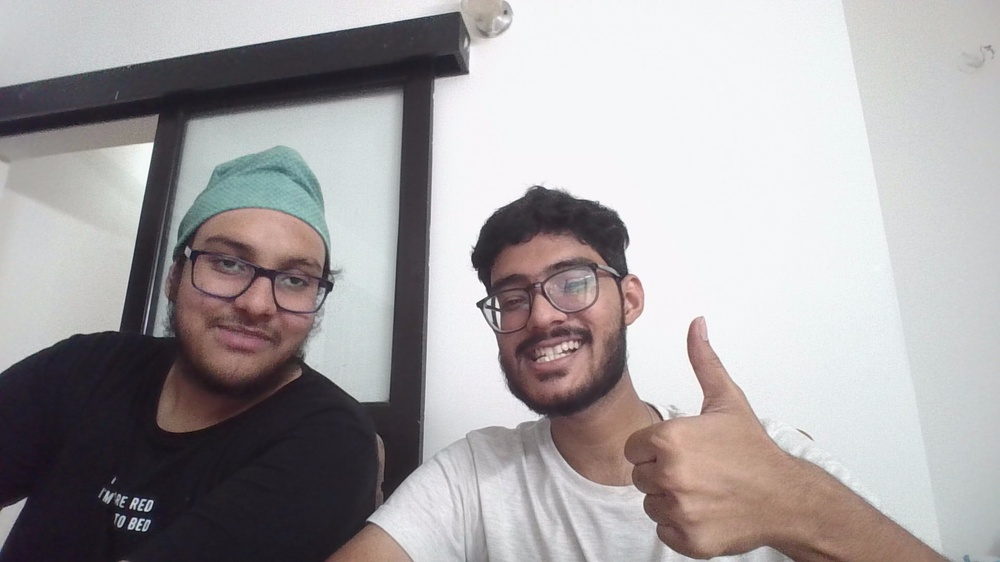
#> input picture Haar Cascade Face detection/pic1.jpg, 1000 x 562 px, shrunk from 1920 x 1080 before the run
$ python haar_cascade.py
#> lines starting #> are read from the running program, lines starting #| are printed output that depends on the picture; after the words box and inside, x2 and y2 are one past the last pixel; in counts of white or black regions, pixels touching at a corner belong together
import cv2
import matplotlib.pyplot as plt

face_cascade = cv2.CascadeClassifier('haarcascade_frontalface_default.xml')

img = cv2.imread('pic1.jpg')
#> img is the input picture: shape (562, 1000, 3); mean B, G, R 163, 161.7, 165.8
gray = cv2.cvtColor(img, cv2.COLOR_BGR2GRAY)
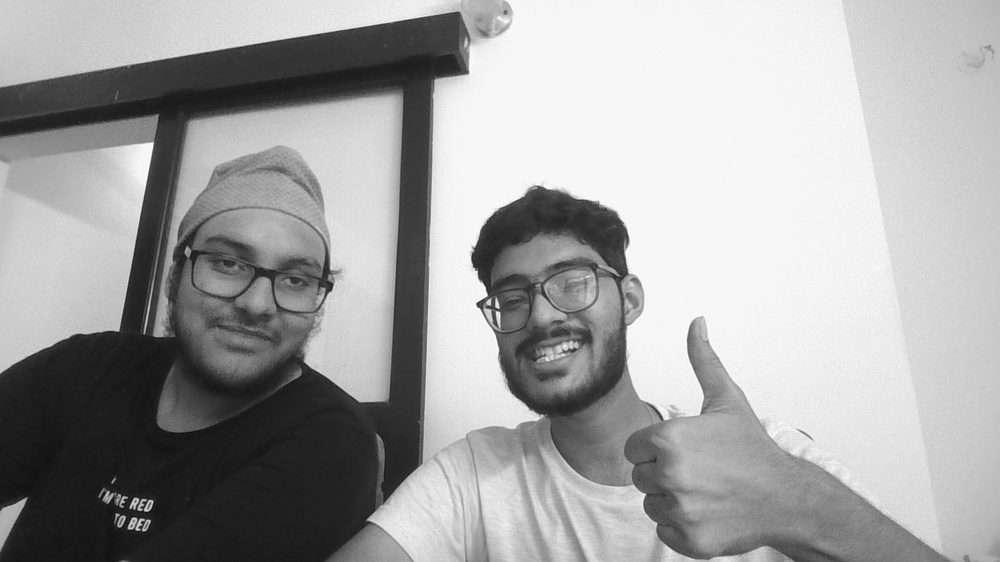
#> gray: shape (562, 1000); min 9, max 255, mean 163.1

faces = face_cascade.detectMultiScale(gray, scaleFactor=1.1, minNeighbors=5)
#> faces = [[468, 218, 162, 162], [168, 199, 183, 183]]

for (x, y, w, h) in faces:
    cv2.rectangle(img, (x, y), (x+w, y+h), (0, 255, 0), 2)
#> this loop made 2 passes
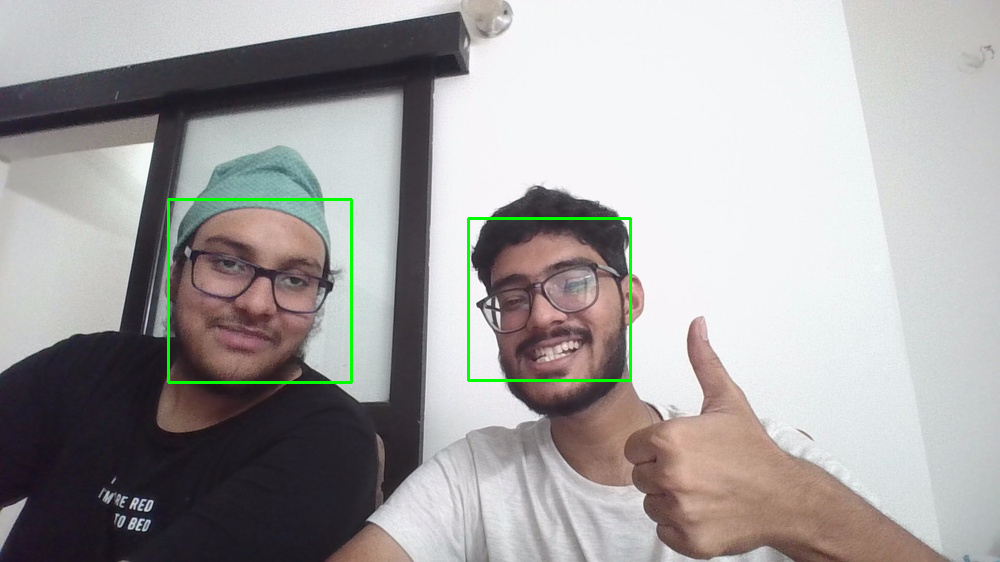
#> img: shape (562, 1000, 3); 0.74% of pixels changed, all inside (x1, y1, x2, y2) = (167, 198, 632, 384)
plt.imshow(cv2.cvtColor(img, cv2.COLOR_BGR2RGB))

$ run again, with Haar Cascade Face detection/pic2.jpg copied over Haar Cascade Face detection/pic1.jpg
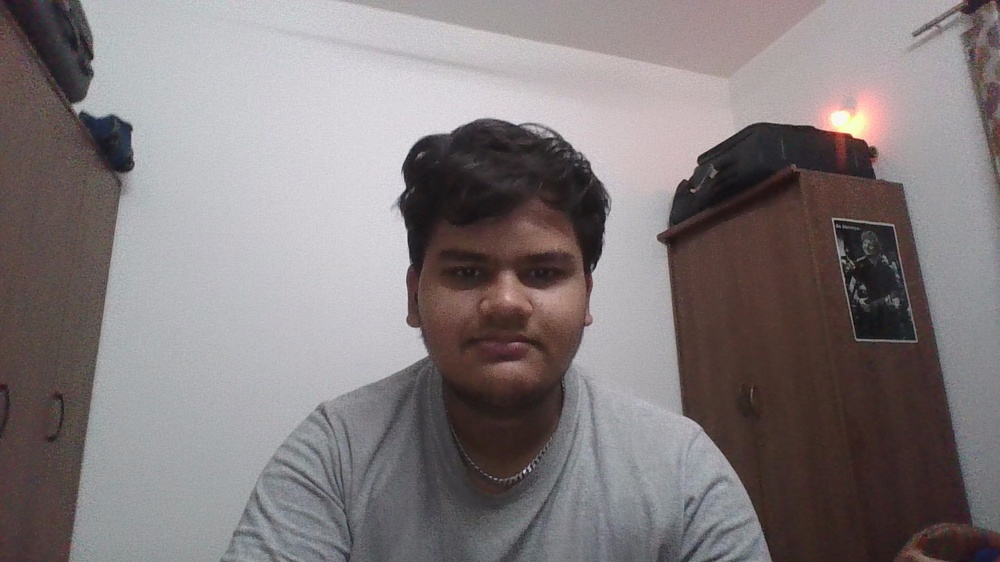
#> input picture Haar Cascade Face detection/pic2.jpg, 1000 x 562 px, shrunk from 1920 x 1080 before the run
#> img is the input picture: shape (562, 1000, 3); mean B, G, R 124.1, 122.8, 130.4
#> `gray = cv2.cvtColor(img, cv2.COLOR_BGR2GRAY)`:
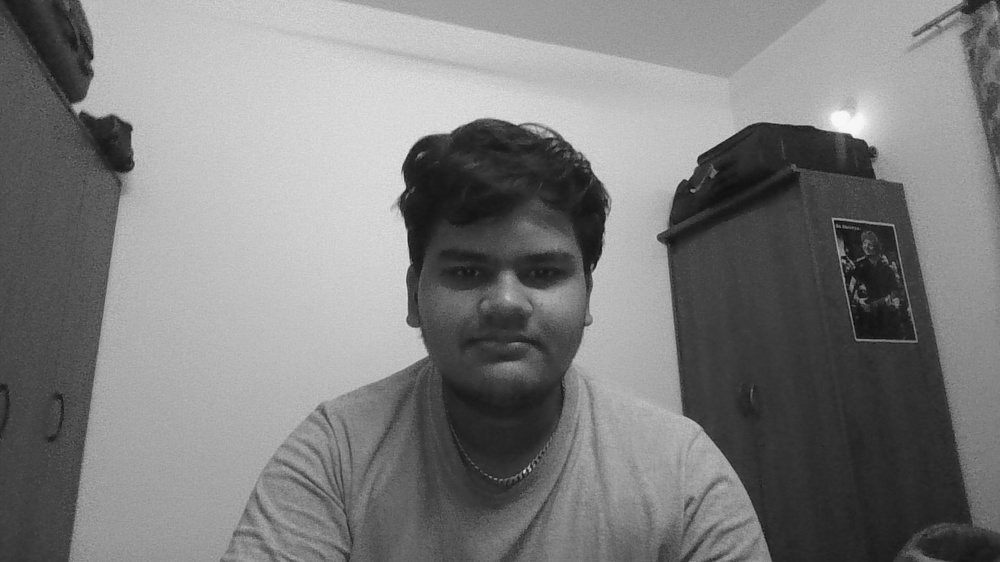
#> gray: shape (562, 1000); min 7, max 250, mean 125.2
#> faces = [[410, 195, 200, 200]]
#> the loop `for (x, y, w, h) in faces:` made 1 pass
#> after the loop `for (x, y, w, h) in faces:`:
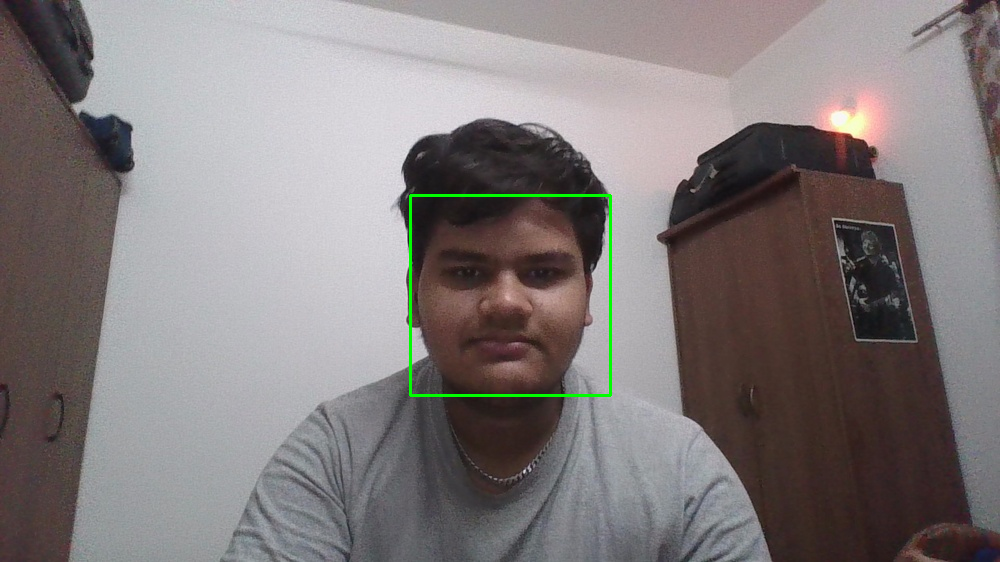
#> img: shape (562, 1000, 3); 0.43% of pixels changed, all inside (x1, y1, x2, y2) = (409, 194, 612, 397)

$ run again, with Haar Cascade Face detection/pic3.jpg copied over Haar Cascade Face detection/pic1.jpg
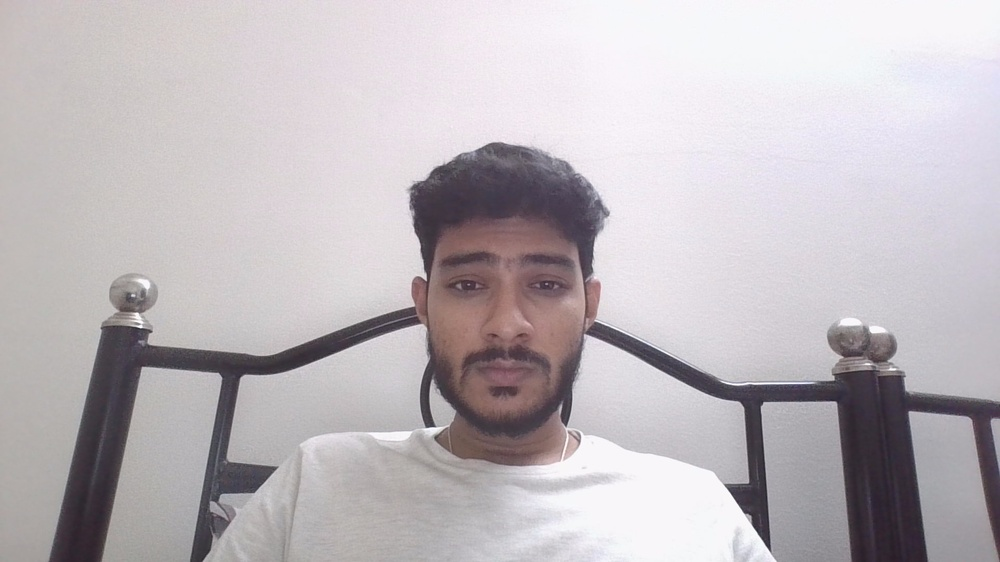
#> input picture Haar Cascade Face detection/pic3.jpg, 1000 x 562 px, shrunk from 1920 x 1080 before the run
#> img is the input picture: shape (562, 1000, 3); mean B, G, R 188.7, 184.5, 190.5
#> `gray = cv2.cvtColor(img, cv2.COLOR_BGR2GRAY)`:
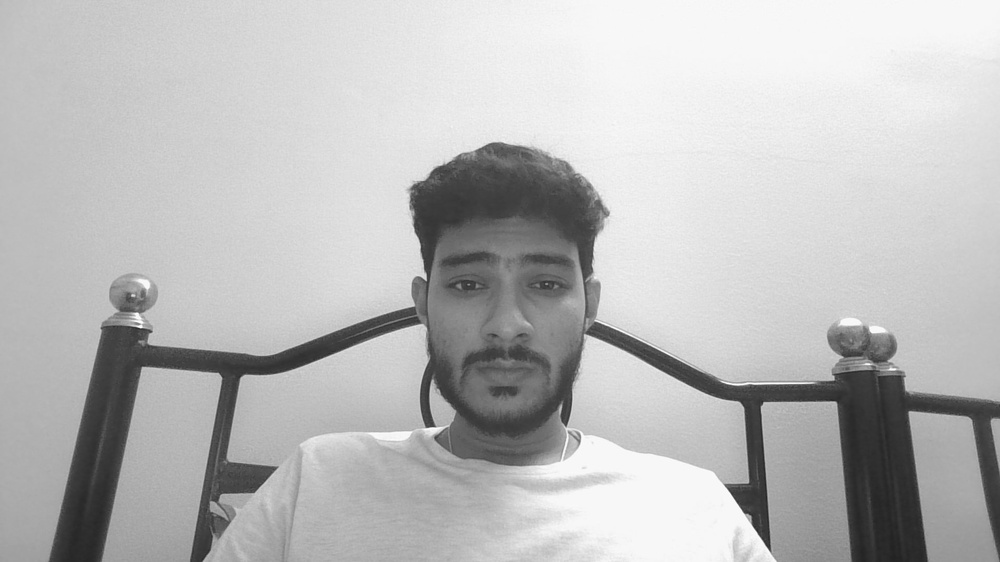
#> gray: shape (562, 1000); min 34, max 255, mean 186.8
#> faces = [[407, 211, 202, 202]]
#> the loop `for (x, y, w, h) in faces:` made 1 pass
#> after the loop `for (x, y, w, h) in faces:`:
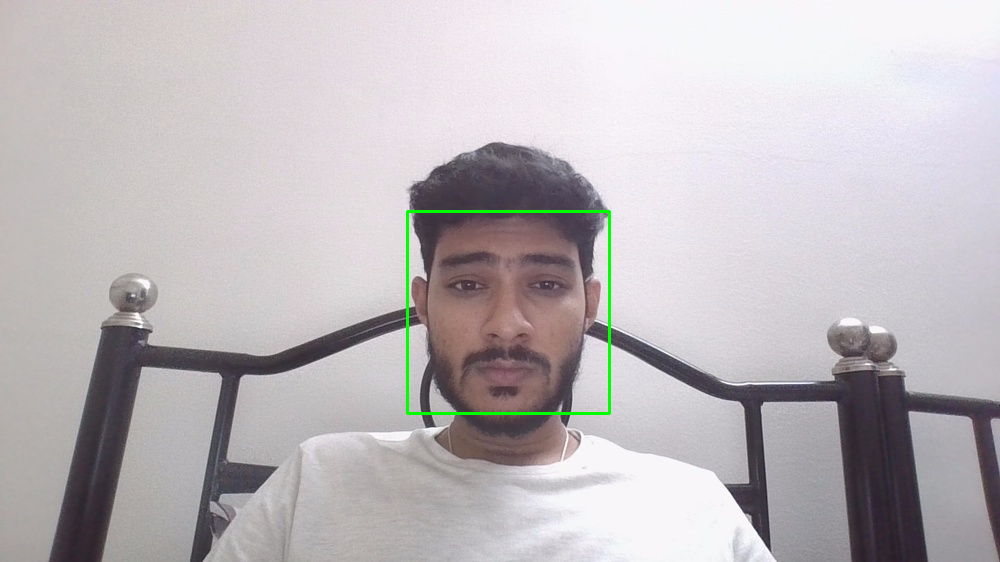
#> img: shape (562, 1000, 3); 0.43% of pixels changed, all inside (x1, y1, x2, y2) = (406, 210, 611, 415)

$ run again, with Haar Cascade Face detection/pic4.jpg copied over Haar Cascade Face detection/pic1.jpg
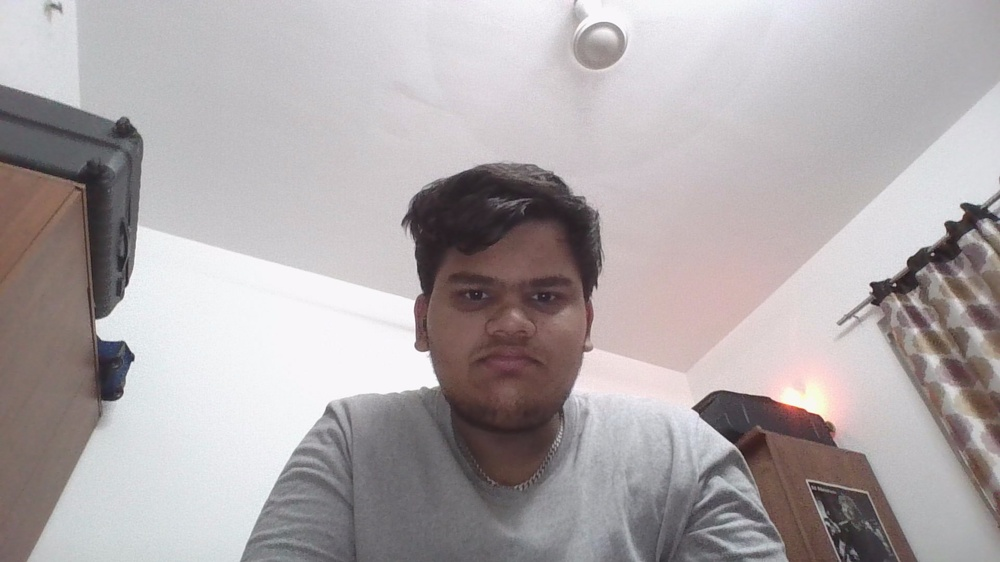
#> input picture Haar Cascade Face detection/pic4.jpg, 1000 x 562 px, shrunk from 1920 x 1080 before the run
#> img is the input picture: shape (562, 1000, 3); mean B, G, R 169.5, 167.8, 174.5
#> `gray = cv2.cvtColor(img, cv2.COLOR_BGR2GRAY)`:
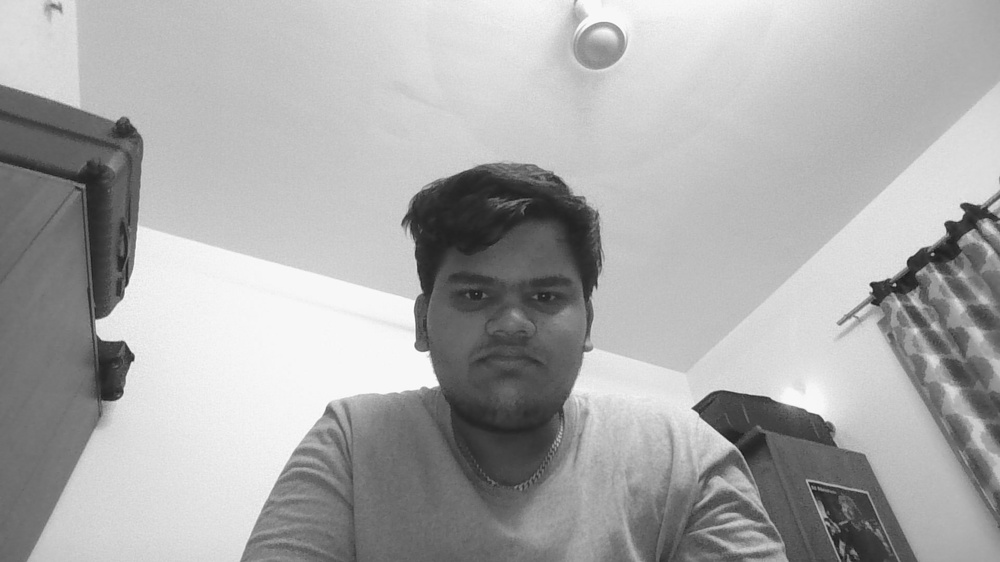
#> gray: shape (562, 1000); min 25, max 254, mean 170
#> faces = [[427, 234, 171, 171]]
#> the loop `for (x, y, w, h) in faces:` made 1 pass
#> after the loop `for (x, y, w, h) in faces:`:
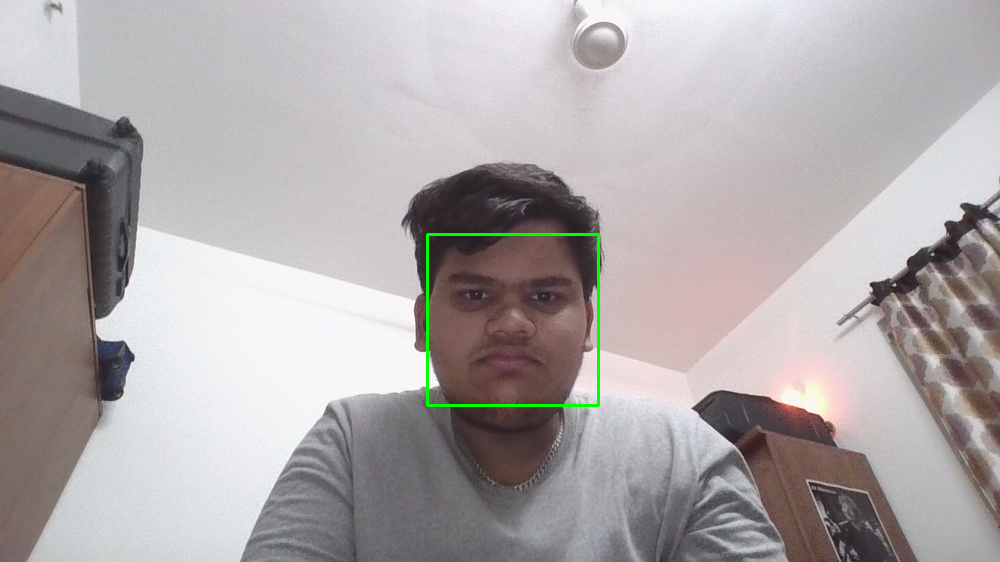
#> img: shape (562, 1000, 3); 0.36% of pixels changed, all inside (x1, y1, x2, y2) = (426, 233, 600, 407)
